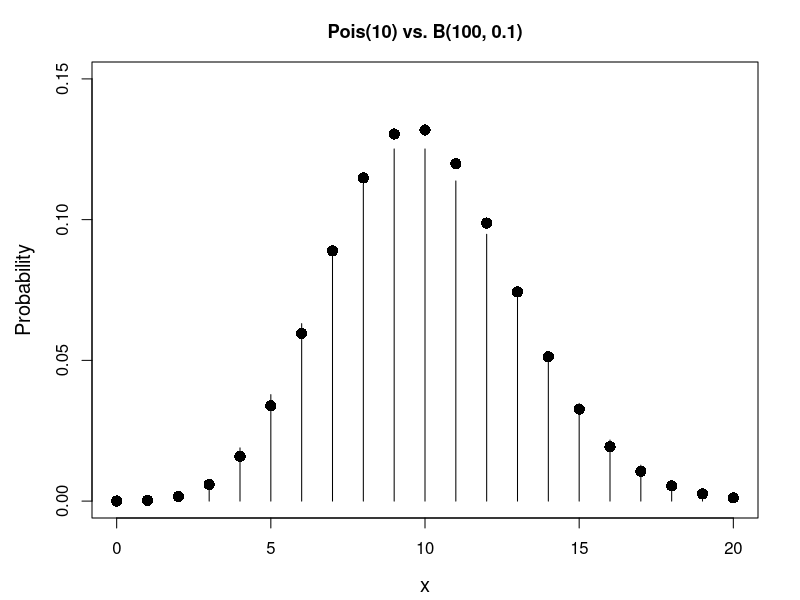

This chart was generated by the following R code:
# setting up the axis label size and margin (bottom, left, top, right) 
par(cex.lab = 1.2, cex.main = 1.1, mar = c(4,4.5,3,2)+0.1, mgp = c(2.9,1,0))

# set the values
      n = 20
      x = 0:n
 lambda = 10
 
# Create a poisson distribution with x and lambda and plot it 
prob = dpois(x, lambda)
plot(x, prob, type = "h", main = "Pois(10) vs. B(100, 0.1)", ylab = "Probability", ylim = c(0,0.15))

# Create a binomial distribution and add it as dots.
      s = 0:100
      f = dbinom(x = s, 100, 0.1)
      
points(0:100, f, pch = 16, cex = 1.5, col = "black")

